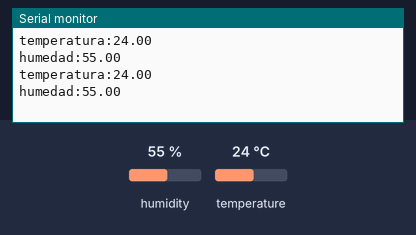
Simulated run of this sketch. Board: Arduino Uno, built with avr-gcc and run on an emulated ATmega328P. Shown: the last lines printed to the serial monitor. The test bench sets the inputs (shaded band); at power-on: humidity 55 %, temperature 24 °C.

Above: at 4.8 s.
4.9 s: humidity set to 22 %
At 6.9 s:
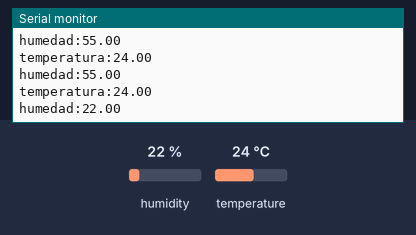
7.9 s: temperature set to 12 °C
At 9.3 s:
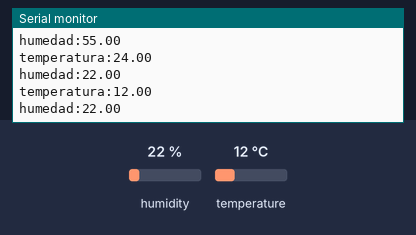
10.9 s: humidity set to 40 %
At 12.9 s:
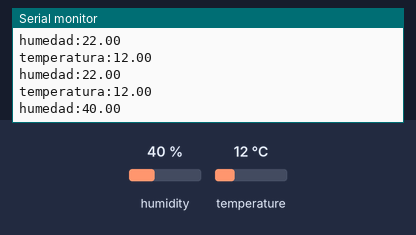
Timing chart, 0 to 14.4 s (numbered marks = the images above; inputs shaded):
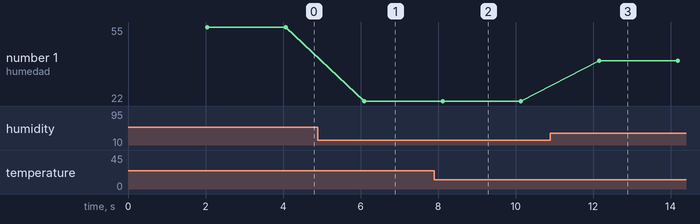

Measured:
- after the input at 4.9 s, the serial monitor: prints a new line after 1.2 s (image 1)
- after the input at 7.9 s, the serial monitor: prints a new line after 0.20 s (image 2)
- after the input at 10.9 s, the serial monitor: prints a new line after 1.3 s (image 3)
- plotted number 1: 55 → 22 after the input at 4.9 s, 22 → 40 after the input at 10.9 s

The sketch:

DHT11.ino
```cpp
/*
DATE 19/09/2024
DEVELOPER : CRISTIAN HURTADO
SKETCH DESCRIPTION: GET TEMPERATURE AND HUMIDITY FROM DHT 11
*/
#include "DHT.h"
#define DHTTYPE DHT11
#define DHTPIN  8


float temp = 0;
float hum = 0;

DHT dht(DHTPIN, DHTTYPE);


void setup() {
  dht.begin();
  Serial.begin(9600);

}

void loop() {
  delay (2000);

temp = dht.readTemperature();
hum = dht.readHumidity();

Serial.print("temperatura:" );
Serial.println(temp);
Serial.print("humedad:" );
Serial.println(hum);


}
```
